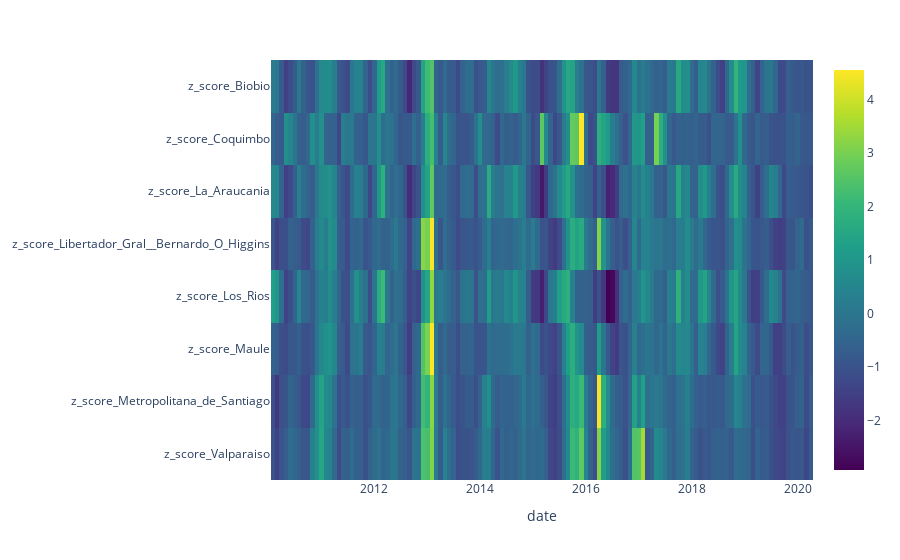

The cell this chart's notebook holds for it:
### Code cell
import plotly.express as px
df_pivoted = df.query('date>"2010-01-01"').pivot_table(values=[m for m in df.columns if 'z_score' in m], index='date').T.copy()
fig = px.imshow(df_pivoted, color_continuous_scale='Viridis')
fig.show()
